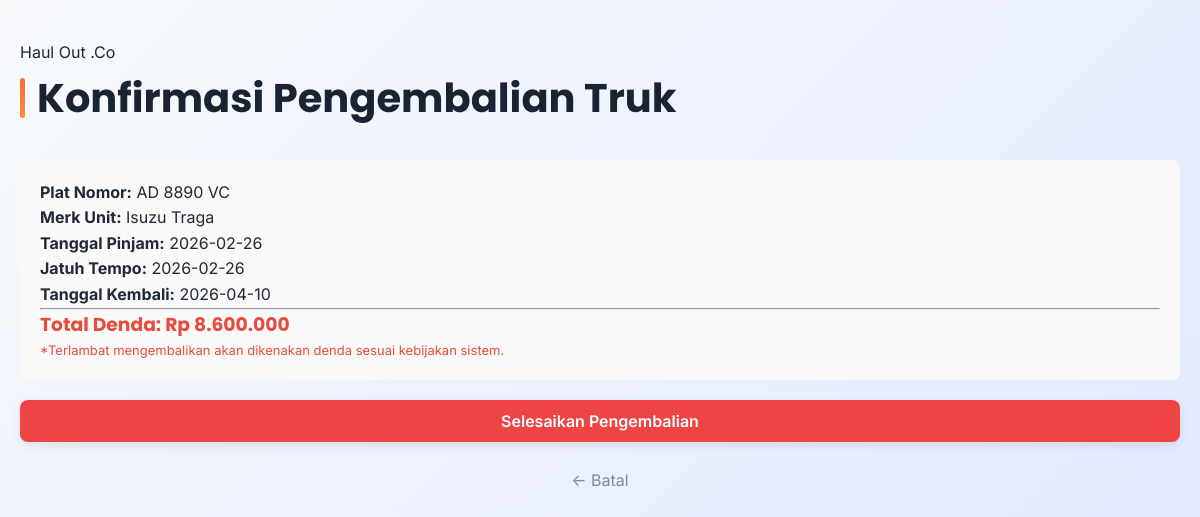
The page /peminjam/kembalikan.php?id=10 (signed in) on the database its author committed.
### tables this page shows
CREATE TABLE `peminjaman` (
  `id_pinjam` int(11) NOT NULL,
  `id_user` int(11) DEFAULT NULL,
  `id_truk` int(11) DEFAULT NULL,
  `tgl_pinjam` date DEFAULT NULL,
  `tgl_kembali_rencana` date DEFAULT NULL,
  `status_approval` enum('Pending','Disetujui','Ditolak','Selesai') DEFAULT 'Pending'
);

CREATE TABLE `truk` (
  `id_truk` int(11) NOT NULL,
  `plat_nomor` varchar(20) DEFAULT NULL,
  `merk` varchar(50) DEFAULT NULL,
  `id_kategori` int(11) DEFAULT NULL,
  `harga_per_hari` int(11) DEFAULT NULL,
  `status` enum('Tersedia','Dipinjam','Perbaikan') DEFAULT 'Tersedia'
);

### peminjam/kembalikan.php (the view, shortened to what this page needs)
<?php
include '../config/db.php';
$id_pinjam = $_GET['id'];
$query = "SELECT p.*, t.plat_nomor, t.merk
          FROM peminjaman p
          JOIN truk t ON p.id_truk = t.id_truk
          WHERE p.id_pinjam = '$id_pinjam'";
$result = mysqli_query($conn, $query);
$data = mysqli_fetch_assoc($result);
$tgl_kembali_sekarang = date('Y-m-d');
$tgl_rencana = $data['tgl_kembali_rencana'];
$sql_denda = mysqli_query($conn, "SELECT hitung_denda('$tgl_rencana', '$tgl_kembali_sekarang') AS total_denda");
$row_denda = mysqli_fetch_assoc($sql_denda);
$denda = $row_denda['total_denda'];
?>
<!DOCTYPE html>
<html lang="id">
<head>
    <link rel="stylesheet" href="../config/style.css">
</head>
<body>
<div class="container">
    <p>Haul Out .Co</p>
    <h2>Konfirmasi Pengembalian Truk</h2>
    <div style="background: #f9f9f9; padding: 20px; border-radius: 8px; margin-bottom: 20px; line-height: 1.6;">
        <p><strong>Plat Nomor:</strong> <?= $data['plat_nomor']; ?></p>
        <p><strong>Merk Unit:</strong> <?= $data['merk']; ?></p>
        <p><strong>Tanggal Pinjam:</strong> <?= $data['tgl_pinjam']; ?></p>
        <p><strong>Jatuh Tempo:</strong> <?= $data['tgl_kembali_rencana']; ?></p>
        <p><strong>Tanggal Kembali:</strong> <?= $tgl_kembali_sekarang; ?></p>
        <hr>
        <h3 style="color: <?= $denda > 0 ? '#e74c3c' : '#27ae60'; ?>;">
            Total Denda: Rp <?= number_format($denda, 0, ',', '.'); ?>
        </h3>
        <?php if($denda > 0): ?>
            <p style="color: #e74c3c; font-size: 13px;">*Terlambat mengembalikan akan dikenakan denda sesuai kebijakan sistem.</p>
        <?php else: ?>
            <p style="color: #27ae60; font-size: 13px;">Tepat waktu! Tidak ada denda.</p>
        <?php endif; ?>
    </div>
    <form method="POST">
        <button type="submit" name="proses_kembali" class="btn btn-hapus" style="width: 100%; font-size: 16px;">Selesaikan Pengembalian</button>
        <br><br>
        <center><a href="riwayat_pinjam.php" style="color: #7f8c8d; text-decoration: none;">← Batal</a></center>
    </form>
</div>
</body>
</html>

### config/style.css (style rules this page uses)
:root { --primary-color: #1a2332; --primary-color-dark: #0f1419; --primary-color-light: #2d3e5f; --secondary-color: #ff8c42; --accent-color: #ff6b35; --success-color: #10b981; --danger-color: #ef4444; --warning-color: #f59e0b; --light-bg: #f8fafc; --white: #ffffff; --text-dark: #1f2937; --gray-300: #d1d5db; --gray-500: #6b7280; }
* { margin: 0; padding: 0; box-sizing: border-box; }
body { font-family: 'Inter', -apple-system, sans-serif; background: linear-gradient(135deg, #f8fafc 0%, #e0e7ff 100%); color: var(--text-dark); line-height: 1.6; padding: 0; min-height: 100vh; }
input, button, select, textarea { font-family: 'Inter', sans-serif; }
.container { max-width: 1200px; margin: 0 auto; padding: 40px 20px; }
h1, h2, h3 { font-family: 'Poppins', sans-serif; font-weight: 700; }
h2 { margin-bottom: 30px; color: var(--primary-color); font-size: 2.5rem; position: relative; display: flex; align-items: center; gap: 12px; }
h2::before { content: ''; width: 5px; height: 40px; background: linear-gradient(180deg, var(--accent-color), var(--secondary-color)); border-radius: 3px; }
.btn { padding: 11px 24px; border-radius: 8px; text-decoration: none; font-size: 14px; font-weight: 600; display: inline-block; cursor: pointer; border: none; transition: all 0.3s ease; text-align: center; box-shadow: 0 4px 12px rgba(0,0,0,0.08); }
.btn-hapus { background-color: var(--danger-color); color: white; }

### rows shown on the page
peminjaman: id_truk.plat_nomor "AD 8890 VC", id_truk.merk "Isuzu Traga", tgl_pinjam "2026-02-26", tgl_kembali_rencana "2026-02-26"

### other values the page prints
$denda "8.600.000"
